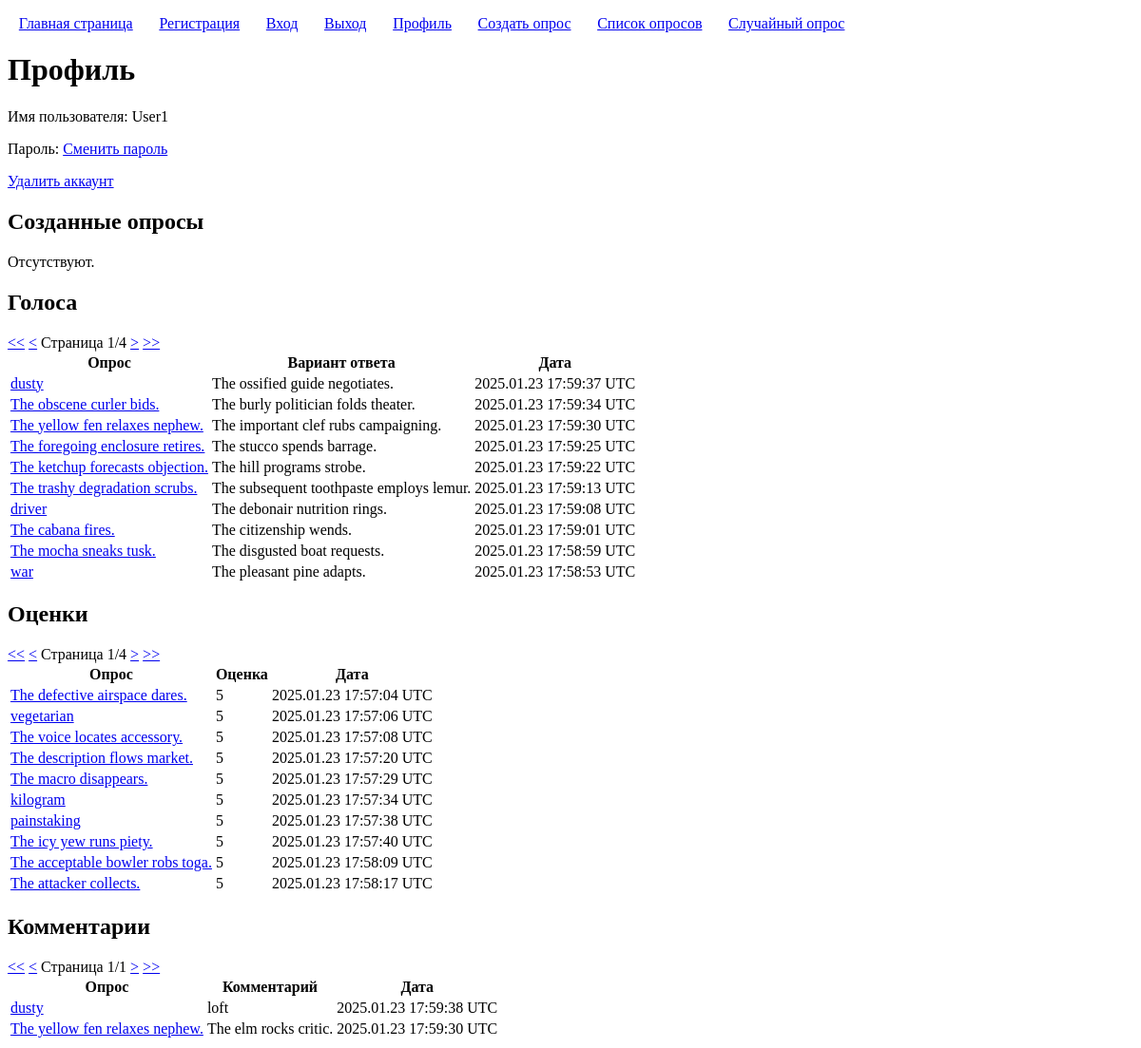
The page /users/profile/100/ (signed in) on the database as committed earlier.
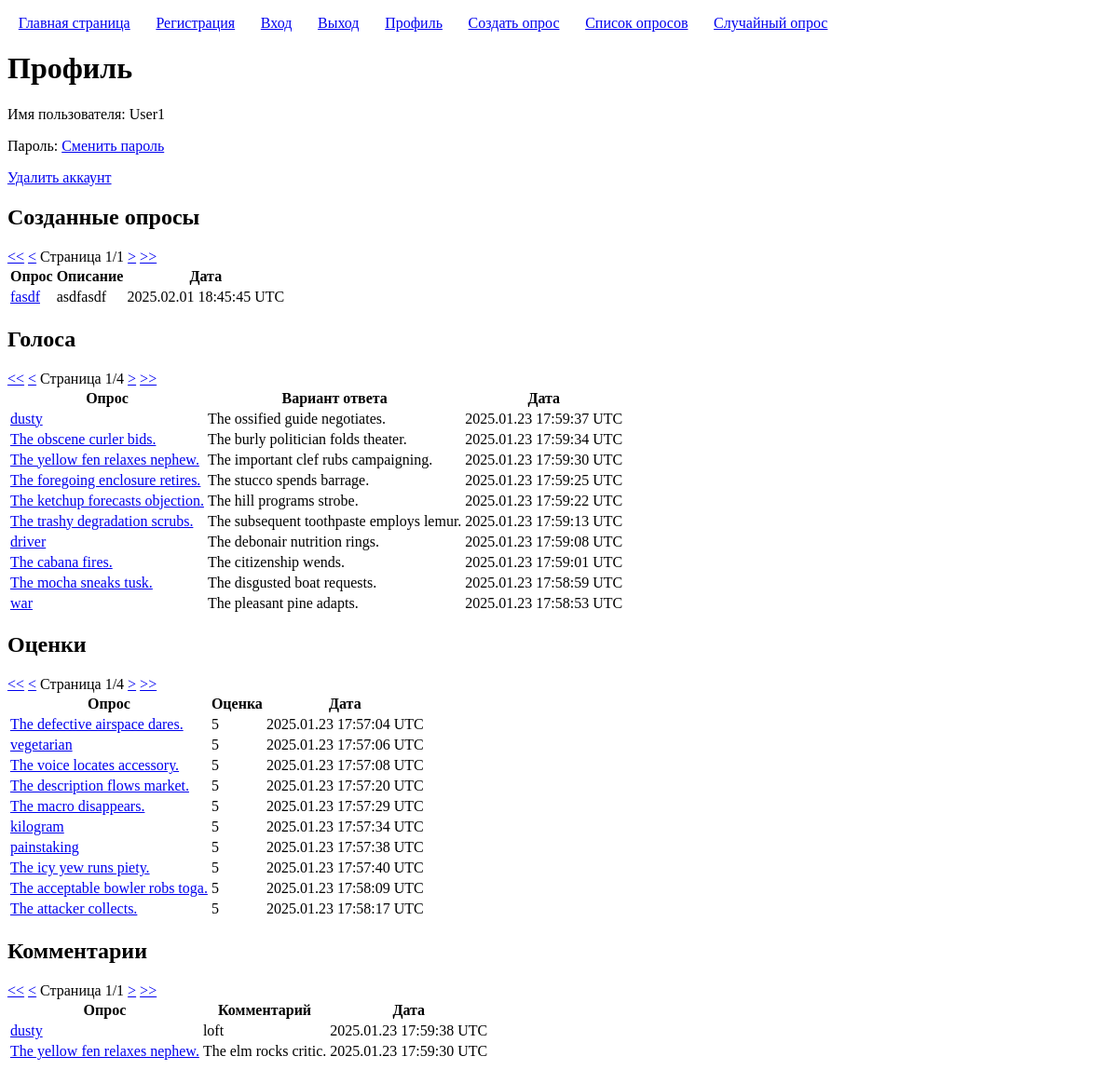
The same page on the database as committed later.
### polls/models.py (models this page shows, shortened)
class Vote(models.Model):
	user = models.ForeignKey(User, on_delete=models.SET_NULL, null=True)
	poll = models.ForeignKey(Poll, on_delete=models.CASCADE)
	choice = models.ForeignKey(Choice, on_delete=models.CASCADE)
	created = models.DateTimeField(auto_now=True)

class Poll(models.Model):
	title = models.CharField('Заголовок', max_length=100, validators=[custom_validators.forbidden_words])
	description = models.CharField('Описание', max_length=100, blank=True, validators=[custom_validators.forbidden_words])
	user = models.ForeignKey(User, on_delete=models.SET_NULL, null=True, verbose_name='Автор')
	created = models.DateTimeField('Время создания', auto_now_add=True)

class Choice(models.Model):
	poll = models.ForeignKey(Poll, on_delete=models.CASCADE, blank=True)
	text = models.CharField('', max_length=100, validators=[custom_validators.forbidden_words])

class Rating(models.Model):
	user = models.ForeignKey(User, on_delete=models.SET_NULL, null=True)
	poll = models.ForeignKey(Poll, on_delete=models.CASCADE)
	value = models.IntegerField()
	created = models.DateTimeField(auto_now=True)

class Comment(models.Model):
	user = models.ForeignKey(User, on_delete=models.SET_NULL, null=True)
	poll = models.ForeignKey(Poll, on_delete=models.CASCADE)
	text = models.CharField('Текст', max_length=100, validators=[custom_validators.forbidden_words])
	created = models.DateTimeField(auto_now_add=True)

### users/views.py (the view)
# urls.py: path("profile/<int:user_pk>/", views.ProfileView.as_view(), name="profile"),
class ProfileView(DetailView):
	model = User
	pk_url_kwarg = 'user_pk'
	paginate_by = 10
	template_name = 'users/profile.html'
	def get_context_data(self, *args, **kwargs):
		context = super().get_context_data(*args, **kwargs)
		context['user_polls'] = self.request.user.poll_set.order_by('-created')
		user_polls_paginator = Paginator(context['user_polls'], self.paginate_by)
		context['user_polls_page_kwarg'] = 'user_polls_page_number'
		context['user_polls_page_number'] = self.request.GET.get(context['user_polls_page_kwarg'])
		context['user_polls_page_obj'] = user_polls_paginator.get_page(context['user_polls_page_number'])
		context['user_votes'] = self.request.user.vote_set.order_by('-created')
		user_votes_paginator = Paginator(context['user_votes'], self.paginate_by)
		context['user_votes_page_kwarg'] = 'user_votes_page_number'
		context['user_votes_page_number'] = self.request.GET.get(context['user_votes_page_kwarg'])
		context['user_votes_page_obj'] = user_votes_paginator.get_page(context['user_votes_page_number'])
		context['user_ratings'] = self.request.user.rating_set.order_by('-value')
		user_ratings_paginator = Paginator(context['user_ratings'], self.paginate_by)
		context['user_ratings_page_kwarg'] = 'user_ratings_page_number'
		context['user_ratings_page_number'] = self.request.GET.get(context['user_ratings_page_kwarg'])
		context['user_ratings_page_obj'] = user_ratings_paginator.get_page(context['user_ratings_page_number'])
		context['user_comments'] = self.request.user.comment_set.order_by('-created')
		user_comments_paginator = Paginator(context['user_comments'], self.paginate_by)
		context['user_comments_page_kwarg'] = 'user_comments_page_number'
		context['user_comments_page_number'] = self.request.GET.get(context['user_comments_page_kwarg'])
		context['user_comments_page_obj'] = user_comments_paginator.get_page(context['user_comments_page_number'])
		return context

### templatetags/pagination.py (called while the page is built)
@register.inclusion_tag('pagination.html')
def pagination(page_kwarg, page_obj):
	return {'page_kwarg': page_kwarg, 'page_obj': page_obj}

### users/templates/users/profile.html (shortened to what this page needs)
{% extends "base.html" %}
{% load pagination %}
{% block h1 %}Профиль{% endblock h1 %}
{% block content %}
	<p>Имя пользователя: {{ user.username }}</p>
	<p>Пароль: <a href="{% url 'password_change' user.pk %}">Сменить пароль</a></p>
	<p><a href="{% url 'delete_user' user.pk %}">Удалить аккаунт</a></p>
	<h2>Созданные опросы</h2>
	{% if user_polls %}
		{% pagination user_polls_page_kwarg user_polls_page_obj %}
		<table>
			<thead>
				<tr>
					<th>Опрос</th>
					<th>Описание</th>
					<th>Дата</th>
				</tr>
			</thead>
			<tbody>
				{% for poll in user_polls_page_obj %}
					<tr>
						<td>
							<a href="{% url 'poll_page' poll.pk %}">{{ poll.title }}</a>
						</td>
						<td>
							{{ poll.description }}
						</td>
						<td>
							{{ poll.created|date:"Y.m.d H:i:s e" }}
						</td>
					</tr>
				{% endfor %}
			</tbody>
		</table>
	{% else %}
		<p>Отсутствуют.</p>
	{% endif %}
	<h2>Голоса</h2>
	{% if user_votes %}
		{% pagination user_votes_page_kwarg user_votes_page_obj %}
		<table>
			<thead>
				<tr>
					<th>Опрос</th>
					<th>Вариант ответа</th>
					<th>Дата</th>
				</tr>
			</thead>
			<tbody>
				{% for vote in user_votes_page_obj %}
					<tr>
						<td>
							<a href="{% url 'poll_page' vote.poll.pk %}">{{ vote.poll.title }}</a>
						</td>
						<td>
							{{ vote.choice.text }}
						</td>
						<td>
							{{ vote.created|date:"Y.m.d H:i:s e" }}
						</td>
					</tr>
				{% endfor %}
			</tbody>
		</table>
	{% else %}
		<p>Отсутствуют.</p>
	{% endif %}
	<h2>Оценки</h2>
	{% if user_ratings %}
		{% pagination user_ratings_page_kwarg user_ratings_page_obj %}
		<table>
			<thead>
				<tr>
					<th>Опрос</th>
					<th>Оценка</th>
					<th>Дата</th>
				</tr>
			</thead>
			<tbody>
				{% for rating in user_ratings_page_obj %}
					<tr>
						<td>
							<a href="{% url 'poll_page' rating.poll.pk %}">{{ rating.poll.title }}</a>
						</td>
						<td>
							{{ rating.value }}
						</td>
						<td>
							{{ rating.created|date:"Y.m.d H:i:s e" }}
						</td>
					</tr>
				{% endfor %}
			</tbody>
		</table>
	{% else %}
		<p>Отсутствуют.</p>
	{% endif %}
	<h2>Комментарии</h2>
	{% if user_comments %}
		{% pagination user_comments_page_kwarg user_comments_page_obj %}
		<table>
			<thead>
				<tr>
					<th>Опрос</th>
					<th>Комментарий</th>
					<th>Дата</th>
				</tr>
			</thead>
			<tbody>
				{% for comment in user_comments_page_obj %}
					<tr>
						<td>
							<a href="{% url 'poll_page' comment.poll.pk %}">{{ comment.poll.title }}</a>
						</td>
						<td>
							{{ comment.text }}
						</td>
						<td>
							{{ comment.created|date:"Y.m.d H:i:s e" }}
						</td>
					</tr>
				{% endfor %}
			</tbody>
		</table>
	{% else %}
		<p>Отсутствуют.</p>
	{% endif %}
{% endblock content %}

Rows that differ between the two databases and show on the page:
added Poll: title "fasdf", description "asdfasdf", created "2025.02.01 18:45:45 UTC"
Other text that changed with them:
{{ page_obj.number }}: "1 1 1" → "1 1 1 1"
{{ page_obj.paginator.num_pages }}: "4 4 1" → "1 4 4 1"
text no longer shown: "<< << << < < < Страница Страница Страница / / / > >> Отсутствуют."
text now shown: "<< << << << < < < < Страница Страница Страница Страница / / / / > > >> >> Опрос Описание Дата"
